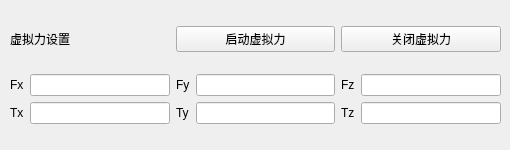
        <widget class="QWidget" name="page_7">
         <widget class="QWidget" name="layoutWidget">
          <property name="geometry">
           <rect>
            <x>10</x>
            <y>10</y>
            <width>491</width>
            <height>131</height>
           </rect>
          </property>
          <layout class="QGridLayout" name="gridLayout_40">
           <item row="0" column="0">
            <widget class="QLabel" name="label_4">
             <property name="text">
              <string>虚拟力设置</string>
             </property>
            </widget>
           </item>
           <item row="0" column="1">
            <widget class="QPushButton" name="PushButtonstartxn">
             <property name="text">
              <string>启动虚拟力</string>
             </property>
            </widget>
           </item>
           <item row="0" column="2">
            <widget class="QPushButton" name="PushButtonclosexn">
             <property name="text">
              <string>关闭虚拟力</string>
             </property>
            </widget>
           </item>
           <item row="1" column="0" colspan="3">
            <layout class="QGridLayout" name="gridLayout_39">
             <item row="0" column="0">
              <widget class="QLabel" name="label_41">
               <property name="text">
                <string>Fx</string>
               </property>
              </widget>
             </item>
             <item row="0" column="1">
              <widget class="QLineEdit" name="BHxnfx"/>
             </item>
             <item row="0" column="2">
              <widget class="QLabel" name="label_39">
               <property name="text">
                <string>Fy</string>
               </property>
              </widget>
             </item>
             <item row="0" column="3">
              <widget class="QLineEdit" name="BHxnfy"/>
             </item>
             <item row="0" column="4">
              <widget class="QLabel" name="label_35">
               <property name="text">
                <string>Fz</string>
               </property>
              </widget>
             </item>
             <item row="0" column="5">
              <widget class="QLineEdit" name="BHxnfz"/>
             </item>
             <item row="1" column="0">
              <widget class="QLabel" name="label_37">
               <property name="text">
                <string>Tx</string>
               </property>
              </widget>
             </item>
             <item row="1" column="1">
              <widget class="QLineEdit" name="BHxntx"/>
             </item>
             <item row="1" column="2">
              <widget class="QLabel" name="label_38">
               <property name="text">
                <string>Ty</string>
               </property>
              </widget>
             </item>
             <item row="1" column="3">
              <widget class="QLineEdit" name="BHxnty"/>
             </item>
             <item row="1" column="4">
              <widget class="QLabel" name="label_40">
               <property name="text">
                <string>Tz</string>
               </property>
              </widget>
             </item>
             <item row="1" column="5">
              <widget class="QLineEdit" name="BHxntz"/>
             </item>
            </layout>
           </item>
          </layout>
         </widget>
        </widget>
